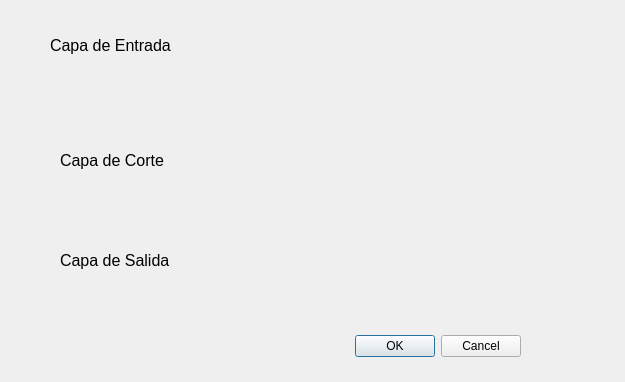
<?xml version="1.0" encoding="UTF-8"?>
<ui version="4.0">
 <class>GeoprocesoDialogBase</class>
 <widget class="QDialog" name="GeoprocesoDialogBase">
  <property name="geometry">
   <rect>
    <x>0</x>
    <y>0</y>
    <width>625</width>
    <height>382</height>
   </rect>
  </property>
  <property name="windowTitle">
   <string>Geoprocesos</string>
  </property>
  <widget class="QDialogButtonBox" name="button_box">
   <property name="geometry">
    <rect>
     <x>180</x>
     <y>330</y>
     <width>341</width>
     <height>32</height>
    </rect>
   </property>
   <property name="orientation">
    <enum>Qt::Horizontal</enum>
   </property>
   <property name="standardButtons">
    <set>QDialogButtonBox::Cancel|QDialogButtonBox::Ok</set>
   </property>
  </widget>
  <widget class="QLabel" name="capaE">
   <property name="geometry">
    <rect>
     <x>50</x>
     <y>30</y>
     <width>151</width>
     <height>31</height>
    </rect>
   </property>
   <property name="font">
    <font>
     <pointsize>12</pointsize>
    </font>
   </property>
   <property name="text">
    <string>Capa de Entrada</string>
   </property>
  </widget>
  <widget class="QLabel" name="capaC">
   <property name="geometry">
    <rect>
     <x>60</x>
     <y>140</y>
     <width>151</width>
     <height>41</height>
    </rect>
   </property>
   <property name="font">
    <font>
     <pointsize>12</pointsize>
    </font>
   </property>
   <property name="text">
    <string>Capa de Corte</string>
   </property>
  </widget>
  <widget class="QLabel" name="capaS">
   <property name="geometry">
    <rect>
     <x>60</x>
     <y>240</y>
     <width>141</width>
     <height>41</height>
    </rect>
   </property>
   <property name="font">
    <font>
     <pointsize>12</pointsize>
    </font>
   </property>
   <property name="text">
    <string>Capa de Salida</string>
   </property>
  </widget>
  <widget class="QgsFileWidget" name="inputShape">
   <property name="geometry">
    <rect>
     <x>320</x>
     <y>20</y>
     <width>221</width>
     <height>61</height>
    </rect>
   </property>
   <property name="filter">
    <string>Shapefile (*.shp)</string>
   </property>
  </widget>
  <widget class="QgsFileWidget" name="clipShape">
   <property name="geometry">
    <rect>
     <x>320</x>
     <y>150</y>
     <width>221</width>
     <height>31</height>
    </rect>
   </property>
   <property name="filter">
    <string>Shapefile (*.shp)</string>
   </property>
  </widget>
  <widget class="QgsFileWidget" name="outShape">
   <property name="geometry">
    <rect>
     <x>320</x>
     <y>240</y>
     <width>231</width>
     <height>51</height>
    </rect>
   </property>
   <property name="filter">
    <string>Shapefile (*.shp)</string>
   </property>
   <property name="storageMode">
    <enum>QgsFileWidget::SaveFile</enum>
   </property>
  </widget>
 </widget>
 <customwidgets>
  <customwidget>
   <class>QgsFileWidget</class>
   <extends>QWidget</extends>
   <header>qgsfilewidget.h</header>
  </customwidget>
 </customwidgets>
 <resources/>
 <connections>
  <connection>
   <sender>button_box</sender>
   <signal>accepted()</signal>
   <receiver>GeoprocesoDialogBase</receiver>
   <slot>accept()</slot>
   <hints>
    <hint type="sourcelabel">
     <x>20</x>
     <y>20</y>
    </hint>
    <hint type="destinationlabel">
     <x>20</x>
     <y>20</y>
    </hint>
   </hints>
  </connection>
  <connection>
   <sender>button_box</sender>
   <signal>rejected()</signal>
   <receiver>GeoprocesoDialogBase</receiver>
   <slot>reject()</slot>
   <hints>
    <hint type="sourcelabel">
     <x>20</x>
     <y>20</y>
    </hint>
    <hint type="destinationlabel">
     <x>20</x>
     <y>20</y>
    </hint>
   </hints>
  </connection>
 </connections>
</ui>
